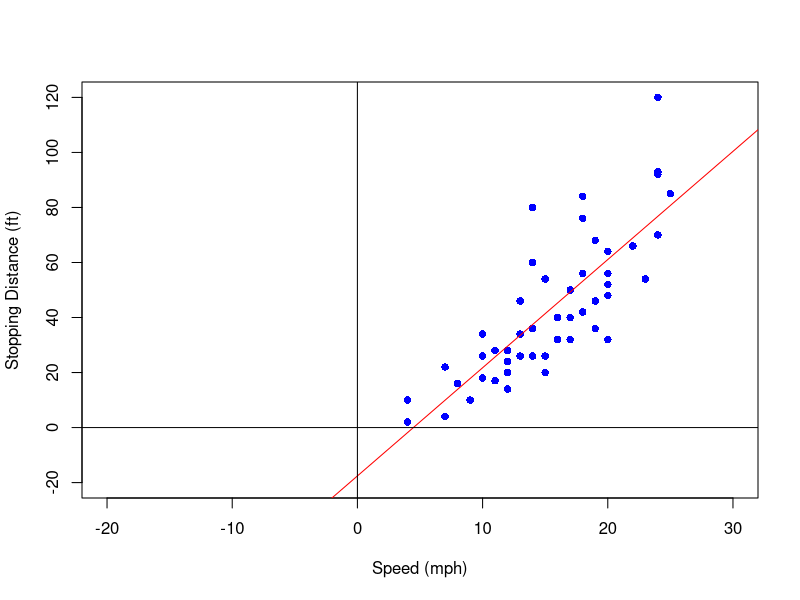

The R script that drew this image:
attach(mtcars)
cor(mpg, wt)



plot(dist ~ speed, data = cars,
     xlab = "Speed (mph)",
     ylab = "Stopping Distance (ft)",
     pch  = 16, col = "blue",
     xlim = c(-20,30),
     ylim = c(-20,120))

lm_res = lm(dist ~ speed, data = cars)
abline(lm_res, col = 'red')
abline(c(0, 0), col = 'black')
abline(c(0, -100000), col = 'black')

predict(lm_res, 
        newdata = list(speed = 19.5),
        interval = "prediction")
